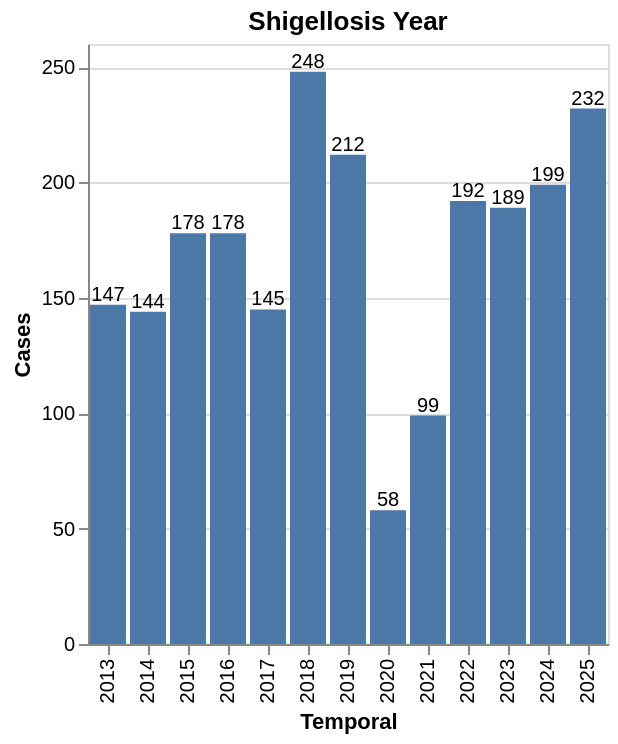

This figure's notebook cell:
### Code cell
# Ohne Kantone
data_year_CH = data_year[data_year["georegion"].isin(["CH"])]

bar_year = alt.Chart(data_year_CH).mark_bar().encode(
    x=alt.X("temporal", title="Temporal"),
    y=alt.Y("value", title="Cases")
).properties(
    title="Shigellosis Year"
)

# Textlabels
text = bar_year.mark_text(
    align="center",
    dy=-5,
    size=10
).encode(
    text="value:Q"
)

bar_year = bar_year + text
bar_year

### Figure 1 — Vega-Lite specification as saved in the notebook (floating-point values rounded to 4 significant figures)
{"config": {"view": {"continuousWidth": 300, "continuousHeight": 300}}, "layer": [{"mark": {"type": "bar"}, "encoding": {"x": {"field": "temporal", "title": "Temporal", "type": "nominal"}, "y": {"field": "value", "title": "Cases", "type": "quantitative"}}, "title": "Shigellosis Year"}, {"mark": {"type": "text", "align": "center", "dy": -5, "size": 10}, "encoding": {"text": {"field": "value", "type": "quantitative"}, "x": {"field": "temporal", "title": "Temporal", "type": "nominal"}, "y": {"field": "value", "title": "Cases", "type": "quantitative"}}, "title": "Shigellosis Year"}], "data": {"name": "data-3bab58d7e4cb8e8766674be5125acc6d"}, "$schema": "https://vega.github.io/schema/vega-lite/v6.1.0.json", "datasets": {"data-3bab58d7e4cb8e8766674be5125acc6d": [{"valueCategory": "cases", "temporal": "2013", "temporal_type": "year", "georegion": "CH", "georegion_type": "country", "agegroup": "all", "agegroup_type": "agegroup_food", "sex": "all", "value": 147.0, "pop": 8140000.0, "incValue": 1.81, "valueYearCumSum": null, "valueMean3y": null, "trend": NaN, "prct": 100.0, "deltaValue": null, "deltaIncValue": null, "incValuePrctChange": null, "valueMean5y": null, "dataComplete": true}, {"valueCategory": "cases", "temporal": "2014", "temporal_type": "year", "georegion": "CH", "georegion_type": "country", "agegroup": "all", "agegroup_type": "agegroup_food", "sex": "all", "value": 144.0, "pop": 8238000.0, "incValue": 1.75, "valueYearCumSum": null, "valueMean3y": null, "trend": NaN, "prct": 100.0, "deltaValue": null, "deltaIncValue": null, "incValuePrctChange": null, "valueMean5y": null, "dataComplete": true}, {"valueCategory": "cases", "temporal": "2015", "temporal_type": "year", "georegion": "CH", "georegion_type": "country", "agegroup": "all", "agegroup_type": "agegroup_food", "sex": "all", "value": 178.0, "pop": 8325000.0, "incValue": 2.14, "valueYearCumSum": null, "valueMean3y": 156.3, "trend": NaN, "prct": 99.4, "deltaValue": null, "deltaIncValue": null, "incValuePrctChange": null, "valueMean5y": null, "dataComplete": true}, {"valueCategory": "cases", "temporal": "2016", "temporal_type": "year", "georegion": "CH", "georegion_type": "country", "agegroup": "all", "agegroup_type": "agegroup_food", "sex": "all", "value": 178.0, "pop": 8420000.0, "incValue": 2.11, "valueYearCumSum": null, "valueMean3y": 166.7, "trend": NaN, "prct": 100.0, "deltaValue": null, "deltaIncValue": null, "incValuePrctChange": null, "valueMean5y": null, "dataComplete": true}, {"valueCategory": "cases", "temporal": "2017", "temporal_type": "year", "georegion": "CH", "georegion_type": "country", "agegroup": "all", "agegroup_type": "agegroup_food", "sex": "all", "value": 145.0, "pop": 8484000.0, "incValue": 1.71, "valueYearCumSum": null, "valueMean3y": 167.0, "trend": NaN, "prct": 100.0, "deltaValue": null, "deltaIncValue": null, "incValuePrctChange": null, "valueMean5y": null, "dataComplete": true}, {"valueCategory": "cases", "temporal": "2018", "temporal_type": "year", "georegion": "CH", "georegion_type": "country", "agegroup": "all", "agegroup_type": "agegroup_food", "sex": "all", "value": 248.0, "pop": 8545000.0, "incValue": 2.9, "valueYearCumSum": null, "valueMean3y": 190.3, "trend": NaN, "prct": 100.0, "deltaValue": null, "deltaIncValue": null, "incValuePrctChange": null, "valueMean5y": null, "dataComplete": true}, {"valueCategory": "cases", "temporal": "2019", "temporal_type": "year", "georegion": "CH", "georegion_type": "country", "agegroup": "all", "agegroup_type": "agegroup_food", "sex": "all", "value": 212.0, "pop": 8606000.0, "incValue": 2.46, "valueYearCumSum": null, "valueMean3y": 201.7, "trend": NaN, "prct": 99.1, "deltaValue": null, "deltaIncValue": null, "incValuePrctChange": null, "valueMean5y": null, "dataComplete": true}, {"valueCategory": "cases", "temporal": "2020", "temporal_type": "year", "georegion": "CH", "georegion_type": "country", "agegroup": "all", "agegroup_type": "agegroup_food", "sex": "all", "value": 58.0, "pop": 8670000.0, "incValue": 0.67, "valueYearCumSum": null, "valueMean3y": 172.7, "trend": NaN, "prct": 100.0, "deltaValue": null, "deltaIncValue": null, "incValuePrctChange": null, "valueMean5y": null, "dataComplete": true}, {"valueCategory": "cases", "temporal": "2021", "temporal_type": "year", "georegion": "CH", "georegion_type": "country", "agegroup": "all", "agegroup_type": "agegroup_food", "sex": "all", "value": 99.0, "pop": 8739000.0, "incValue": 1.13, "valueYearCumSum": null, "valueMean3y": 123.0, "trend": NaN, "prct": 100.0, "deltaValue": null, "deltaIncValue": null, "incValuePrctChange": null, "valueMean5y": null, "dataComplete": true}, {"valueCategory": "cases", "temporal": "2022", "temporal_type": "year", "georegion": "CH", "georegion_type": "country", "agegroup": "all", "agegroup_type": "agegroup_food", "sex": "all", "value": 192.0, "pop": 8815000.0, "incValue": 2.18, "valueYearCumSum": null, "valueMean3y": 116.3, "trend": NaN, "prct": 100.0, "deltaValue": null, "deltaIncValue": null, "incValuePrctChange": null, "valueMean5y": null, "dataComplete": true}, {"valueCategory": "cases", "temporal": "2023", "temporal_type": "year", "georegion": "CH", "georegion_type": "country", "agegroup": "all", "agegroup_type": "agegroup_food", "sex": "all", "value": 189.0, "pop": 8962000.0, "incValue": 2.11, "valueYearCumSum": null, "valueMean3y": 160.0, "trend": NaN, "prct": 100.0, "deltaValue": null, "deltaIncValue": null, "incValuePrctChange": null, "valueMean5y": null, "dataComplete": true}, {"valueCategory": "cases", "temporal": "2024", "temporal_type": "year", "georegion": "CH", "georegion_type": "country", "agegroup": "all", "agegroup_type": "agegroup_food", "sex": "all", "value": 199.0, "pop": 9051000.0, "incValue": 2.2, "valueYearCumSum": null, "valueMean3y": 193.3, "trend": NaN, "prct": 98.5, "deltaValue": null, "deltaIncValue": null, "incValuePrctChange": null, "valueMean5y": null, "dataComplete": true}, {"valueCategory": "cases", "temporal": "2025", "temporal_type": "year", "georegion": "CH", "georegion_type": "country", "agegroup": "all", "agegroup_type": "agegroup_food", "sex": "all", "value": 232.0, "pop": 9051000.0, "incValue": 2.56, "valueYearCumSum": null, "valueMean3y": 206.7, "trend": NaN, "prct": 100.0, "deltaValue": null, "deltaIncValue": null, "incValuePrctChange": null, "valueMean5y": null, "dataComplete": true}]}}
